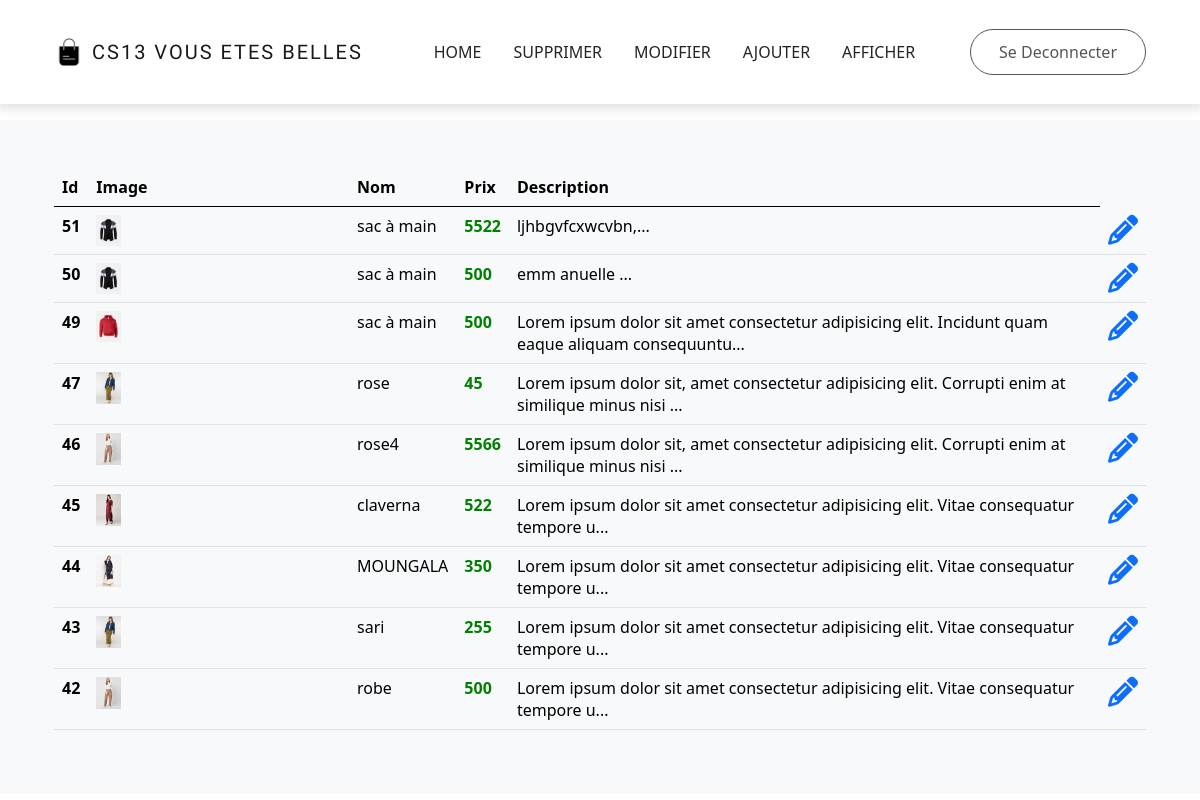
Page /afficher.php (signed in) on the committed database.
### tables this page shows
CREATE TABLE IF NOT EXISTS `produits` (
  `id` int NOT NULL AUTO_INCREMENT,
  `image` text NOT NULL,
  `nom` varchar(30) NOT NULL,
  `prix` float NOT NULL,
  `description` text NOT NULL,
  PRIMARY KEY (`id`)
);

### config/ajouter.php (called while the page is built, shortened)
<?php
function afficher()
{
    if (require("PDO.php"))
    {
        $req=$db->prepare("SELECT * FROM produits ORDER BY id DESC");
        $req->execute();
        $data = $req->fetchall(PDO::FETCH_OBJ);
        return $data;
    }
}

### afficher.php (the view, shortened to what this page needs)
<?php
require("config/ajouter.php");
$Produits = afficher();
?>
<<!DOCTYPE html>
<html lang="en">
<head>
    <link rel="stylesheet" href="https://cdnjs.cloudflare.com/ajax/libs/font-awesome/5.15.4/css/all.min.css" />
    <link rel = "stylesheet" href = "bootstrap-5.0.2-dist/css/bootstrap.min.css">
    <link rel = "stylesheet" href = "css/main.css"> <link rel="stylesheet" href="https://cdnjs.cloudflare.com/ajax/libs/font-awesome/6.1.1/css/all.min.css" />
    <link href="https://cdn.jsdelivr.net/npm/bootstrap@5.0.0-beta2/dist/css/bootstrap.min.css" rel="stylesheet">
</head>
<body>
     <nav class = "navbar navbar-expand-lg navbar-light bg-white py-4 fixed-top">
        <div class = "container">
            <a class = "navbar-brand d-flex justify-content-between align-items-center order-lg-0" href = "index.html">
                <img src = "images/shopping-bag-icon.png" alt = "site icon">
                <span class = "text-uppercase fw-lighter ms-2">CS13 VOUS ETES BELLES</span>
            </a>
            <div class = "order-lg-2 nav-btns">
                <a class="btn btn-danger d-flex" style="display: flex; justify-content: flex-end;" href="deconnection.php">Se Deconnecter</a>
            </div>
            <div class = "collapse navbar-collapse order-lg-1" id = "navMenu">
                <ul class = "navbar-nav mx-auto text-center">
                    <li class = "nav-item px-2 py-2">
                        <a class = "nav-link text-uppercase text-dark" href = "index.php">home</a>
                    </li>
                    <li class = "nav-item px-2 py-2">
                        <a class = "nav-link text-uppercase text-dark" href = "delete.php">Supprimer</a>
                    </li>
                    <li class = "nav-item px-2 py-2">
                        <a class = "nav-link text-uppercase text-dark" href = "modifier.php">Modifier</a>
                    </li>
                    <li class = "nav-item px-2 py-2">
                        <a class = "nav-link text-uppercase text-dark" href = "manu.php">Ajouter</a>
                    </li>
                    <li class = "nav-item px-2 py-2">
                        <a class = "nav-link text-uppercase text-dark" href = "afficher.php">afficher</a>
                    </li>
                </ul>
            </div>
        </div>
    </nav>
<br/>
<br/>
<br/>
<br/>
<br/>
  <div class="album py-5 bg-light">
    <div class="container">
    <table class="table">
  <thead>
    <tr>
      <th scope="col">Id</th>
      <th scope="col">Image</th>
      <th scope="col">Nom</th>
      <th scope="col">Prix</th>
      <th scope="col">Description</th>
    </tr>
  </thead>
  <tbody>
    <?php  foreach ($Produits as  $Produit): ?>
    <tr>
      <th scope="row"><?php echo  $Produit->id ?></th>
      <td><img src="images/Produits/<?= $Produit->image ?>"width="10%" height="10%">
    </td>
      <td><?= $Produit->nom ?></td>
      <td style="font-weight : bold; color: green;"><?= $Produit->prix ?></td>
      <td><?= substr($Produit->description, 0, 100 );?>...</td>
      <td>
        <a href="modifier.php?pdt=<?= $Produit->id ?>" ><i class="fa fa-pencil" style="font-size: 30px;"></i></a>
      </td>
    </tr>
    <?php endforeach ?>
  </tbody>
</table>
</body>
</html>

### css/main.css (style rules this page uses)
:root { --lg-font: 'Kaisei Tokumin', serif; --sm-font: 'Poppins', sans-serif; --pink: #e5345b; }
body { font-family: var(--sm-font); }
.btn:not(.nav-btns button) { background-color: #fff; color: rgb(85, 85, 85); padding: 10px 28px; border-radius: 25px; border: 1px solid rgb(85, 85, 85); }
.navbar { -webkit-box-shadow: 0 3px 9px 3px rgba(0, 0, 0, 0.1); box-shadow: 0 3px 9px 3px rgba(0, 0, 0, 0.1); }
.navbar-brand img { width: 30px; }
.navbar-brand span { letter-spacing: 2px; font-family: var(--lg-font); }
.nav-item { border-bottom: 0.5px solid rgba(0, 0, 0, 0.05); }
@media (min-width: 992px) { .nav-item { border-bottom: none; } }

### rows in the picture
produits: id "51", image (picture), nom "sac à main", prix "5522", description "ljhbgvfcxwcvbn,"
produits: id "50", image (picture), nom "sac à main", prix "500", description "emm anuelle"
produits: id "49", image (picture), nom "sac à main", prix "500", description "Lorem ipsum dolor sit amet consectetur adipisicing elit. Incidunt quam eaque aliquam consequuntu"
produits: id "47", image (picture), nom "rose", prix "45", description "Lorem ipsum dolor sit, amet consectetur adipisicing elit. Corrupti enim at similique minus nisi"
produits: id "46", image (picture), nom "rose4", prix "5566", description "Lorem ipsum dolor sit, amet consectetur adipisicing elit. Corrupti enim at similique minus nisi"
produits: id "45", image (picture), nom "claverna", prix "522", description "Lorem ipsum dolor sit amet consectetur adipisicing elit. Vitae consequatur tempore u"
produits: id "44", image (picture), nom "MOUNGALA", prix "350", description "Lorem ipsum dolor sit amet consectetur adipisicing elit. Vitae consequatur tempore u"
produits: id "43", image (picture), nom "sari", prix "255", description "Lorem ipsum dolor sit amet consectetur adipisicing elit. Vitae consequatur tempore u"
produits: id "42", image (picture), nom "robe", prix "500", description "Lorem ipsum dolor sit amet consectetur adipisicing elit. Vitae consequatur tempore u"
